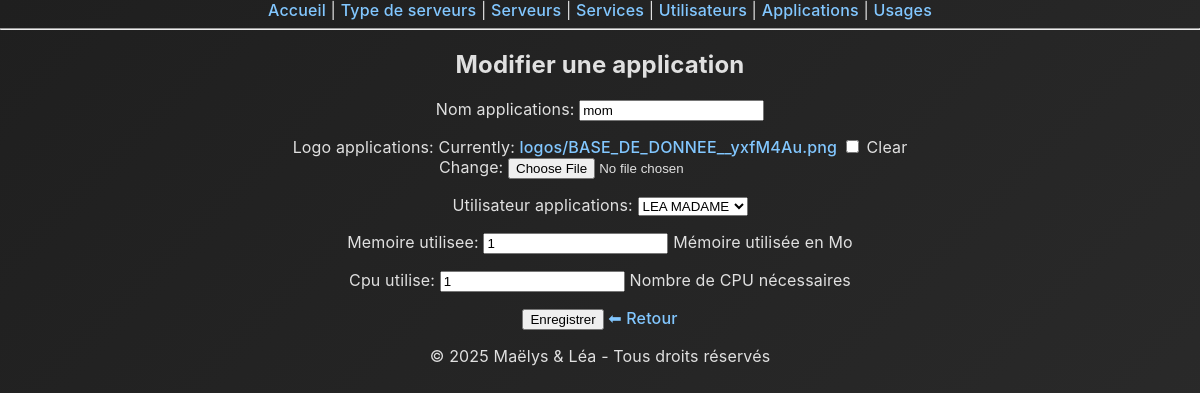
/applications/4/edit/, run on the app's committed database.
### monapp/models.py (models this page shows, shortened)
class Applications(models.Model):
    nom_applications = models.CharField(max_length=100)
    logo_applications = models.ImageField(upload_to='logos/', null=True, blank=True)
    utilisateur_applications = models.ForeignKey(Utilisateurs, on_delete=models.CASCADE)
    memoire_utilisee = models.IntegerField(help_text="Mémoire utilisée en Mo", default=0)
    cpu_utilise = models.IntegerField(help_text="Nombre de CPU nécessaires", default=1)

### monapp/views.py (the view)
# urls.py: path('applications/<int:pk>/edit/', views.applications_update, name='applications_update'),
def applications_update(request, pk):
    app = get_object_or_404(Applications, pk=pk)
    form = ApplicationsForm(request.POST or None, request.FILES or None, instance=app)
    if form.is_valid():
        form.save()
        return redirect('applications_list')
    return render(request, 'monapp/applications_form.html', {'form': form})

### monapp/forms.py (shortened to what this page needs)
class ApplicationsForm(forms.ModelForm):
    class Meta:
        model = Applications
        fields = '__all__'

### monapp/models.py (called while the page is built)
    def __str__(self):
        return f"{self.prenom_utilisateurs} {self.nom_utilisateurs}"

### monapp/templates/monapp/applications_form.html (shortened to what this page needs)
{% extends 'monapp/base.html' %}
{% block content %}
<h2>{% if form.instance.pk %}Modifier{% else %}Ajouter{% endif %} une application</h2>
<form method="post" enctype="multipart/form-data">
    {{ form.as_p }}
    <button type="submit">Enregistrer</button>
    <a href="{% url 'applications_list' %}">⬅ Retour</a>
</form>
<footer>
  <p>© 2025 Maëlys & Léa - Tous droits réservés</p>
</footer>
{% endblock %}

### monapp/static/monapp/index.css (style rules this page uses)
body { min-height: 100vh; margin: 0; padding: 0; font-family: 'Inter', 'Segoe UI', Arial, sans-serif; color: #e0e0e0; background: linear-gradient(135deg, #1f1f1f 0%, #2c2c2c 100%); letter-spacing: 0.01em; text-align: center; background: linear-gradient(135deg, #1f1f1f 0%, #2c2c2c 100%), url('/static/img/texture-light.png'); background-repeat: repeat; background-size: auto; background-blend-mode: overlay; }
a { color: #82c7ff; text-decoration: none; font-weight: 500; transition: color 0.2s; }

### data on the page
Applications: nom_applications "mom", utilisateur_applications "LEA MADAME", memoire_utilisee "1", cpu_utilise "1"
